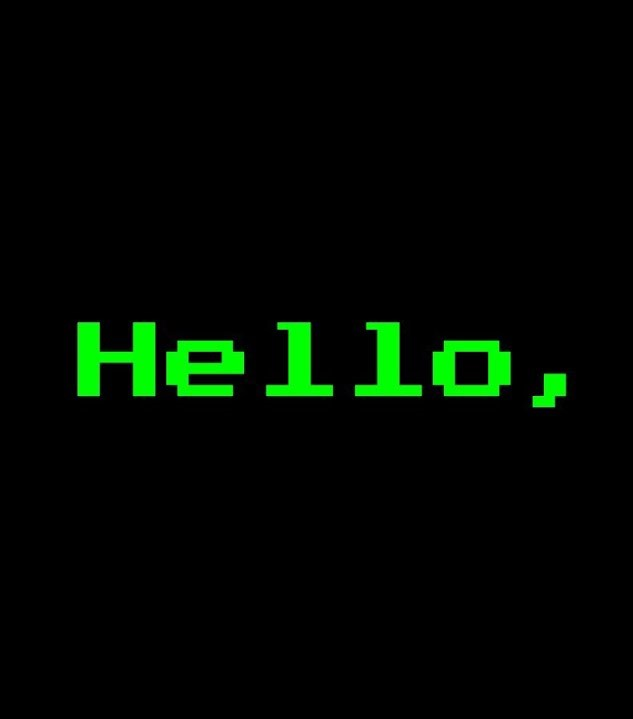
#> input picture Day44/Hello.jpg, 633 x 719 px, found by its file name
$ jupyter execute --allow-errors Day43.ipynb
#> lines starting #> are read from the running program, lines starting #| are printed output that depends on the picture
[cell 1]
import cv2

img1=cv2.imread('Hello.jpg',1)
#> img1 is the input picture: shape (719, 633, 3); mean B, G, R 0.7, 8.1, 0.6
cv2.imshow('image',img1)
cv2.waitKey(5000)

img2=cv2.imread('World.jpg',1)
cv2.imshow('image',img2)
cv2.waitKey(5000)


cv2.destroyAllWindows()

[cell 2]
import cv2

# Read our Image1
My_first=cv2.imread('Hello.jpg',1)
# Reading ourImage2
My_second = cv2.imread('World.jpg',1)

# Blending the images with 0.3 and 0.7
#> (the rest of this cell did not finish here and is left out)

[cell 3]
import cv2
import numpy as np

img1 = cv2.imread('sky.jpeg',cv2.IMREAD_UNCHANGED)
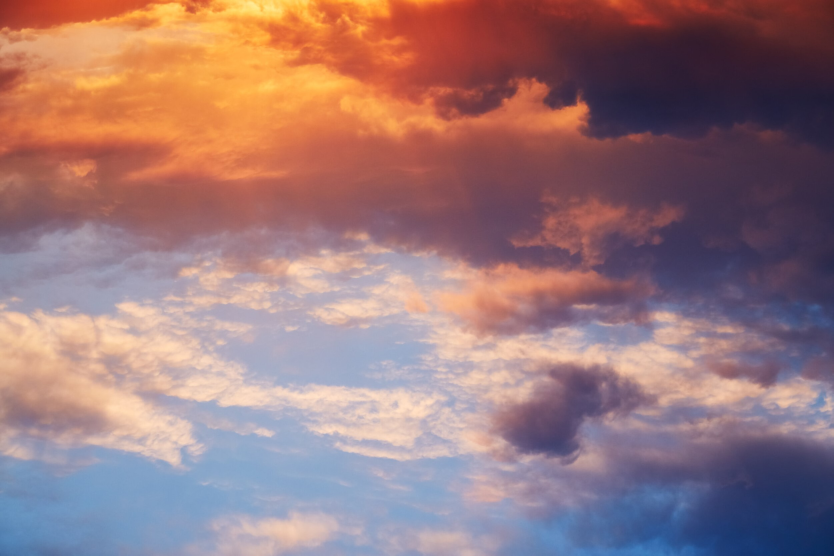
#> input picture Day43/sky.jpeg, 2500 x 1667 px (shown at 1/3 size)
#> img1 is the input picture: shape (1667, 2500, 3); mean B, G, R 122.3, 120.2, 154.5
img2=cv2.imread('ocean.png',cv2.IMREAD_UNCHANGED)
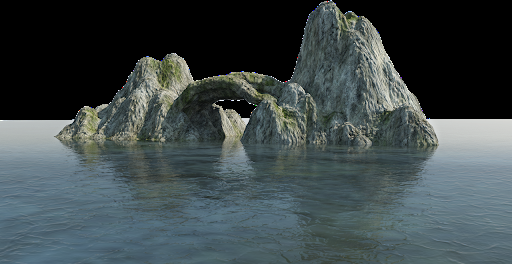
#> input picture Day43/ocean.png, 512 x 264 px
#> img2 is the input picture: shape (264, 512, 4); mean B, G, R, A 74.1, 72.7, 62.3, 175.7

#percent by which the image is resized
scale_percent = 50

#calculate the 50 percent of original dimensions
width = int(img1.shape[1] * scale_percent / 100)
#> width = 1250
height = int(img1.shape[0] * scale_percent / 100)
#> height = 833
width = int(img2.shape[1] * scale_percent / 100)
#> width = 256
height = int(img2.shape[0] * scale_percent / 100)
#> height = 132

# dsize
dsize = (width, height)
#> dsize = (256, 132)

# resize image
output1 = cv2.resize(img1, dsize)
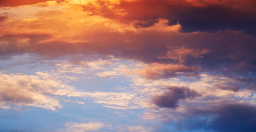
#> output1: shape (132, 256, 3); mean B, G, R 122.2, 120.1, 154.4
output2 = cv2.resize(img2, dsize)
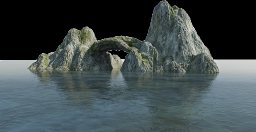
#> output2: shape (132, 256, 4); mean B, G, R, A 74.2, 72.8, 62.4, 175.7

cv2.imwrite('C:/Users/anany/All python WireUs Files/Day43/IMG1.png',output1)
cv2.imwrite('C:/Users/anany/All python WireUs Files/Day43/IMG2.png',output2)


# Read our Image1
img1 =cv2.imread('IMG1.png',1)
# Reading ourImage2
img2 = cv2.imread('IMG2.png',1)


# Blending the images with 0.3 and 0.7
alpha=0.3
beta = (1.0 - alpha)
img = cv2.addWeighted(img1, beta, img2, alpha, 0)

# [display]
cv2.imshow('img', img)
cv2.imshow('img1', img1)
cv2.imshow('img2', img2)
cv2.waitKey(0)
#> (the rest of this cell did not finish here and is left out)
